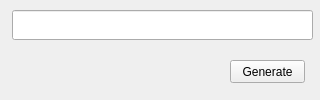
<?xml version="1.0" encoding="UTF-8"?>
<ui version="4.0">
 <class>Form</class>
 <widget class="QWidget" name="Form">
  <property name="geometry">
   <rect>
    <x>0</x>
    <y>0</y>
    <width>320</width>
    <height>100</height>
   </rect>
  </property>
  <property name="minimumSize">
   <size>
    <width>320</width>
    <height>100</height>
   </size>
  </property>
  <property name="maximumSize">
   <size>
    <width>320</width>
    <height>100</height>
   </size>
  </property>
  <property name="windowTitle">
   <string>TTS App</string>
  </property>
  <widget class="QLineEdit" name="txtQrData">
   <property name="geometry">
    <rect>
     <x>12</x>
     <y>10</y>
     <width>301</width>
     <height>30</height>
    </rect>
   </property>
   <property name="text">
    <string/>
   </property>
  </widget>
  <widget class="QPushButton" name="btnQrGen">
   <property name="geometry">
    <rect>
     <x>230</x>
     <y>60</y>
     <width>75</width>
     <height>23</height>
    </rect>
   </property>
   <property name="text">
    <string>Generate</string>
   </property>
  </widget>
 </widget>
 <resources/>
 <connections/>
</ui>
